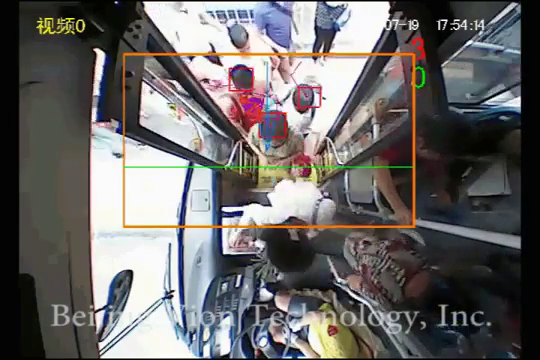
#> input picture frame 43 of Track/video1.mp4, 540 x 360 px, given in place of videoplayback.mp4, which was not available
$ python Counter.py   (Python 2 division)
#> lines starting #> are read from the running program, lines starting #| are printed output that depends on the picture; after the words box and inside, x2 and y2 are one past the last pixel; in counts of white or black regions, pixels touching at a corner belong together; pictures that were not available may be replaced by others from this repository, and a replacement may not be noted
import numpy as np
import cv2
import Person
import time


# create object to manage trace messages


# Contadores de entrada y salida
cnt_up = 0
cnt_down = 0

# Fuente de video
# cap = cv2.VideoCapture(0)
hair_cascade = cv2.CascadeClassifier("/Users/rahuljain/Documents/FreelacerProf/cascadeH5.xml")
if hair_cascade:
    print 'empty'
cap = cv2.VideoCapture('videoplayback.mp4')
cap.set(cv2.CAP_PROP_FPS, 100)

# Check if camera opened successfully
if (cap.isOpened() is False):
    print("Error opening video stream or file")

# Get current width and height of frame
width = cap.get(cv2.CAP_PROP_FRAME_WIDTH)     # float
height = cap.get(cv2.CAP_PROP_FRAME_HEIGHT)   # float
print("Frame Width, Height = ", width, ",", height)

# Define the codec and create VideoWriter object
fourcc = cv2.VideoWriter_fourcc(*'MP4V')
fourcc = cv2.VideoWriter_fourcc('M', 'P', '4', 'V')
out = cv2.VideoWriter('output.mp4', fourcc, 20.0, (int(width), int(height)))                     #noqa

# Propiedades del video
# cap.set(3, 160) # Width
# cap.set(4, 120) # Height

# Imprime las propiedades de captura a consola
for i in range(19):
    print(i, cap.get(i))

wf = cap.get(3)
hf = cap.get(4)
frameArea = hf*wf
areaTH = frameArea/300
print('Area Threshold', areaTH)

# Lineas de entrada/salida
line_up = int(0.3*hf)
line_down1 = int(0.58*hf)
line_down = int(0.6*(hf))
line_down2 = int(0.62*hf)

up_limit = int(0.56*hf)
down_limit = int(0.64*hf)

right_limit = int(4.2*(wf/5))

print("Red line y:", str(line_down))
print("Blue line y:", str(line_up))
line_down_color = (255, 0, 0)
line_up_color = (0, 0, 255)
pt1 = [0,line_down]
pt2 = [wf,line_down]
pts_L1 = np.array([pt1, pt2], np.int32)
pts_L1 = pts_L1.reshape((-1, 1, 2))
pt3 = [0, line_up]
pt4 = [wf, line_up]
pts_L2 = np.array([pt3, pt4], np.int32)
pts_L2 = pts_L2.reshape((-1, 1, 2))

pt5 = [0, up_limit]
pt6 = [wf, up_limit]
pts_L3 = np.array([pt5, pt6], np.int32)
pts_L3 = pts_L3.reshape((-1, 1, 2))
pt7 = [0, down_limit]
pt8 = [wf, down_limit]
pts_L4 = np.array([pt7, pt8], np.int32)
pts_L4 = pts_L4.reshape((-1, 1, 2))


font = cv2.FONT_HERSHEY_SIMPLEX
persons = []
max_p_age = 3
pid = 1

while(cap.isOpened()):

    ret, frame = cap.read()
#> frame is the input picture: shape (360, 540, 3); mean B, G, R 103.2, 103.6, 106
    gray = cv2.cvtColor(frame, cv2.COLOR_BGR2GRAY)
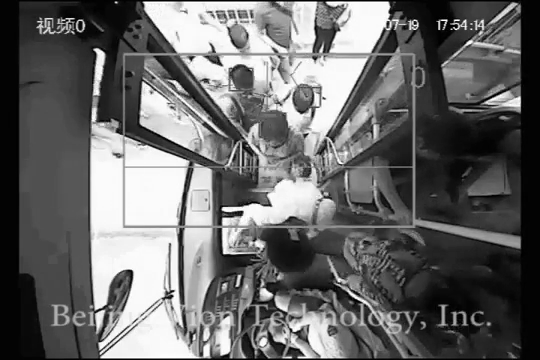
#> gray: shape (360, 540); min 0, max 255, mean 104.2
    hair = hair_cascade.detectMultiScale(gray,1.1,4)
#> hair = [[169, 41, 152, 152]]

    for i in persons:
        i.age_one()

    for (x,y,w,h) in hair:
        area = w*h
        if area > areaTH:

            cx = int(x+w/2)
            cy = int(y+h/2)


            new = True
            if cy in range(up_limit, down_limit):
                if cx in range(0,right_limit):
                    for i in persons:
                        if abs(cx-i.getX()) <= w and abs(cy-i.getY()) <= h:
                            # el objeto esta cerca de uno que ya se detecto antes
                            new = False
                            passed = False
                            back = False

                            i.updateCoords(cx, cy)   # actualiza coordenadas en el objeto and resets age     #noqa

                            if i.going_UP(line_down1, line_up) is True:
                                cnt_up += 1
                                print("ID:", i.getId(), 'crossed going up at', time.strftime("%c"))          #noqa

                            elif i.going_DOWN(line_down1, line_up, h/2) is True:
                                passed = True
                                index = persons.index(i)
                                persons.pop(index)
                                print("ID:", i.getId(), 'crossed going down at', time.strftime("%c"))        #noqa


                            elif i.going_REV(line_down1, line_up, h/2) is True:
                                back= True
                                index = persons.index(i)
                                persons.pop(index)
                                print("ID:", i.getId(), 'crossed going down at', time.strftime("%c"))


                            elif i.going_DOWN(line_down, line_up, h/2) is True:

                                passed = True
                                # cnt_down += 1
                                index = persons.index(i)
                                persons.pop(index)
                                print("ID:", i.getId(), 'crossed going down at', time.strftime("%c"))


                            elif i.going_REV(line_down, line_up, h/2) is True:
                                back= True
                                index = persons.index(i)
                                persons.pop(index)
                                print("ID:", i.getId(), 'crossed going down at', time.strftime("%c"))

                            elif i.going_DOWN(line_down2, line_up, h/2) is True:
                                passed = True
                                # cnt_down += 1
                                index = persons.index(i)
                                persons.pop(index)
                                print("ID:", i.getId(), 'crossed going down at', time.strftime("%c"))

                            elif i.going_REV(line_down2, line_up, h/2) is True:
                                back= True
                                index = persons.index(i)
                                persons.pop(index)
                                print("ID:", i.getId(), 'crossed going down at', time.strftime("%c"))

                            # [5 lines of commented-out code are left out]

                            if passed:
                                cnt_down += 1
                            # if back:
                            #     cnt_down -= 1

                            break
                        if i.getState() == '1':
                            if i.getDir() == 'down' and i.getY() > down_limit:
                                i.setDone()
                            # elif i.getDir() == 'up' and i.getY() < up_limit:
                            #     i.setDone()
                        if i.timedOut():
                            # sacar i de la lista persons
                            index = persons.index(i)
                            persons.pop(index)
                            del i     # liberar la memoria de i
                    if new is True:
                        p = Person.MyPerson(pid, cx, cy, max_p_age)
                        persons.append(p)
                        pid += 1
            #################
            #   DIBUJOS     #
            #################
            cv2.circle(frame, (cx, cy), 5, (0, 0, 255), -1)
            cv2.rectangle(frame,(x+w/4,y+h/4), (x+3*w/4,y+3*h/4), (255,0,0), 2)
#> this loop made 1 pass
#> (x, y, w, h, area, cx, cy) on pass 1: (169, 41, 152, 152, 23104, 245, 117)
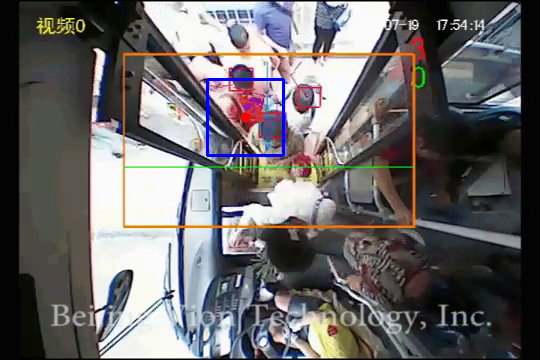
#> frame: shape (360, 540, 3); 0.51% of pixels changed, all inside (x1, y1, x2, y2) = (206, 78, 285, 157)
#> after the loop, cnt_down = 0; cnt_up = 0; persons = []; pid = 1
            # cv2.drawContours(frame, cnt, -1, (0, 255, 0), 3)

    # END for cnt in contours0

    #########################
    # DIBUJAR TRAYECTORIAS  #
    #########################
    for i in persons:
        # [6 lines of commented-out code are left out]
        cv2.putText(frame, str(i.getId()), (i.getX(), i.getY()), font, 0.3, i.getRGB(), 1, cv2.LINE_AA)  #noqa
#> this loop made 0 passes

    #################
    #   IMAGANES    #
    #################
    str_up = 'UP: ' + str(cnt_up)
#> str_up = 'UP: 0'
    str_down = 'DOWN: ' + str(cnt_down)
#> str_down = 'DOWN: 0'
    print str_down
#| DOWN: 0
    print str_up
#| UP: 0
    frame = cv2.polylines(frame, [pts_L1], False, line_down_color, thickness=2)
    frame = cv2.polylines(frame, [pts_L2], False, line_up_color, thickness=2)
    frame = cv2.polylines(frame, [pts_L3], False, (255, 255, 255), thickness=1)
    frame = cv2.polylines(frame, [pts_L4], False, (255, 255, 255), thickness=1)
    cv2.putText(frame, str_up, (10, 40), font, 0.5, (255, 255, 255), 2, cv2.LINE_AA)  #noqa
    cv2.putText(frame, str_up, (10, 40), font, 0.5, (0, 0, 255), 1, cv2.LINE_AA)  #noqa
    cv2.putText(frame, str_down, (10, 90), font, 0.5, (255, 255, 255), 2, cv2.LINE_AA)  #noqa
    cv2.putText(frame, str_down, (10, 90), font, 0.5, (255, 0, 0), 1, cv2.LINE_AA)  #noqa
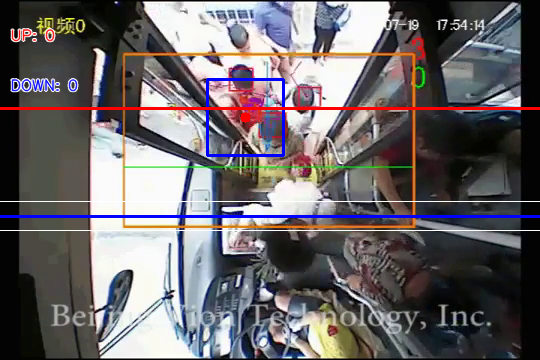
#> frame: shape (360, 540, 3); mean B, G, R 105.5, 102.4, 107

    cv2.imshow('Frame', frame)
    # cv2.imshow('Mask', mask)

    # write the flipped frame
    out.write(frame)

    # preisonar ESC para salir
    k = cv2.waitKey(30) & 0xff
#> (key Esc is pressed here)
    if k == 27:
        break
# END while(cap.isOpened())

    #################
    #   LIMPIEZA    #
    #################
print int(cnt_down/3)
#| 0
cap.release()
out.release()
cv2.destroyAllWindows()

$ run again, starting later in the video
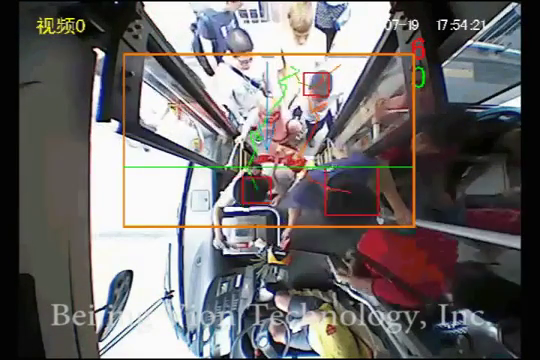
#> input picture frame 194 of Track/video1.mp4, 540 x 360 px, given in place of videoplayback.mp4, which was not available
#> frame is the input picture: shape (360, 540, 3); mean B, G, R 106.2, 106.1, 109.8
#> hair = [[306, 113, 105, 105]]
#> the loop `for (x,y,w,h) in hair:` made 1 pass
#> (x, y, w, h, area, cx, cy) on pass 1: (306, 113, 105, 105, 11025, 358, 165)
#> after the loop `for (x,y,w,h) in hair:`:
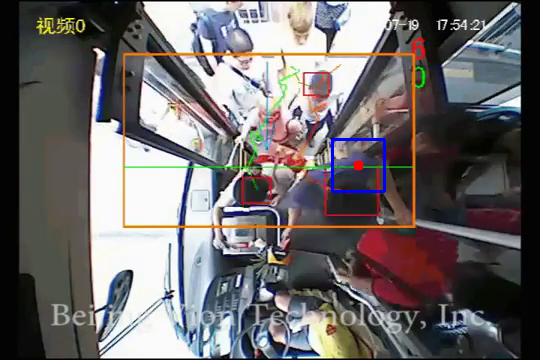
#> frame: shape (360, 540, 3); 0.36% of pixels changed, all inside (x1, y1, x2, y2) = (331, 138, 386, 193)
#> after the loop `for (x,y,w,h) in hair:`: cnt_down = 0; persons = []; pid = 1
#> str_up = 'UP: 0'
#> str_down = 'DOWN: 0'
#| DOWN: 0
#| UP: 0
#> `cv2.putText(frame, str_down, (10, 90), font, 0.5, (255, 0, 0), 1, cv2...`:
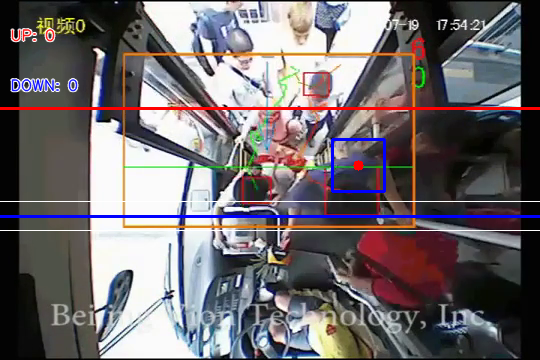
#> frame: shape (360, 540, 3); mean B, G, R 108.7, 105.4, 111.3
#| 0

$ run again, starting later in the video
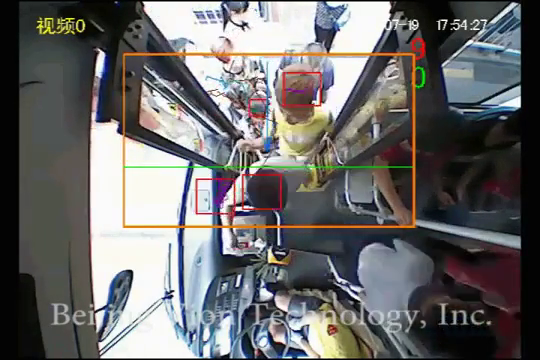
#> input picture frame 345 of Track/video1.mp4, 540 x 360 px, given in place of videoplayback.mp4, which was not available
#> frame is the input picture: shape (360, 540, 3); mean B, G, R 105.9, 105.8, 106.5
#> hair = [[206, 109, 84, 84]]
#> the loop `for (x,y,w,h) in hair:` made 1 pass
#> (x, y, w, h, area, cx, cy) on pass 1: (206, 109, 84, 84, 7056, 248, 151)
#> after the loop `for (x,y,w,h) in hair:`:
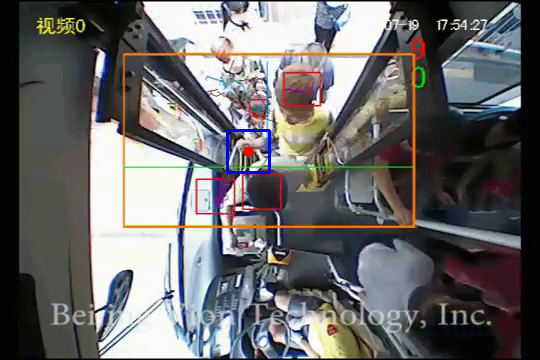
#> frame: shape (360, 540, 3); 0.3% of pixels changed, all inside (x1, y1, x2, y2) = (226, 129, 271, 174)
#> after the loop `for (x,y,w,h) in hair:`: cnt_down = 0; persons = []; pid = 1
#> str_up = 'UP: 0'
#> str_down = 'DOWN: 0'
#| DOWN: 0
#| UP: 0
#> `cv2.putText(frame, str_down, (10, 90), font, 0.5, (255, 0, 0), 1, cv2...`:
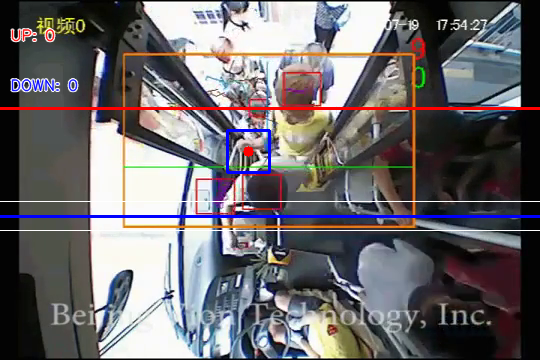
#> frame: shape (360, 540, 3); mean B, G, R 108.2, 105.1, 108.2
#| 0
